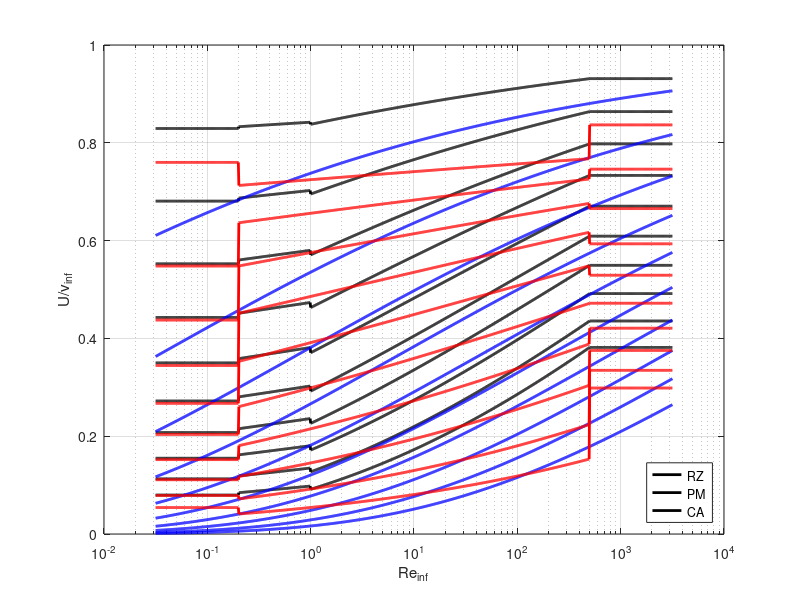

Write the MATLAB code that produced this figure.
clear all

tic

function uvinf = RZ(eps, Reinf)
    if(Reinf < 0.2)
        uvinf = eps^(3.65);
    elseif(Reinf < 1)
        uvinf = eps^(4.35*Reinf^(-0.03)-1);
    elseif(Reinf < 500)
        uvinf = eps^(4.45*Reinf^(-0.1)-1);
    else
        uvinf = eps^(1.39);
    end
end

function uvinf = PM(eps, Reinf)
    uvinf = eps^(5.93*Reinf^(-0.14));
end

function uvinf = CA(eps, Reinf)
    if(Reinf < 0.2)
        if(eps > 0.9)
            uvinf = 4.8*eps - 3.8;
        else
            uvinf = 0.83*eps^(3.94);
        end
    elseif(Reinf < 500)
        A = 0.28*eps^(-5.96);
        B = 0.35 - 0.33*eps;
        uvinf = 1./(1.+A*Reinf^(-B));
    else
        uvinf = 0.095*exp(2.29*eps);
    end
end

for i = 1:10
    por(i) = 0.5 + (i-1)/20;
    for j = 1:1001
        rei(j) = 10.^(-1.5+(j-1)/200);
        vrz(i,j) = RZ(por(i), rei(j));
        vpm(i,j) = PM(por(i), rei(j));
        vca(i,j) = CA(por(i), rei(j));
    end
    leg{i} = num2str(por(i),'porosity=%-5.2f');
end

toc

semilogx(rei,vrz,'linewidth',2,'-k',rei,vpm,'linewidth',2,'-b',rei,vca,'linewidth',2,'-r');
legend('RZ','PM','CA','location','southeast');
xlabel('Re_{inf}');
ylabel('U/v_{inf}'); grid;
